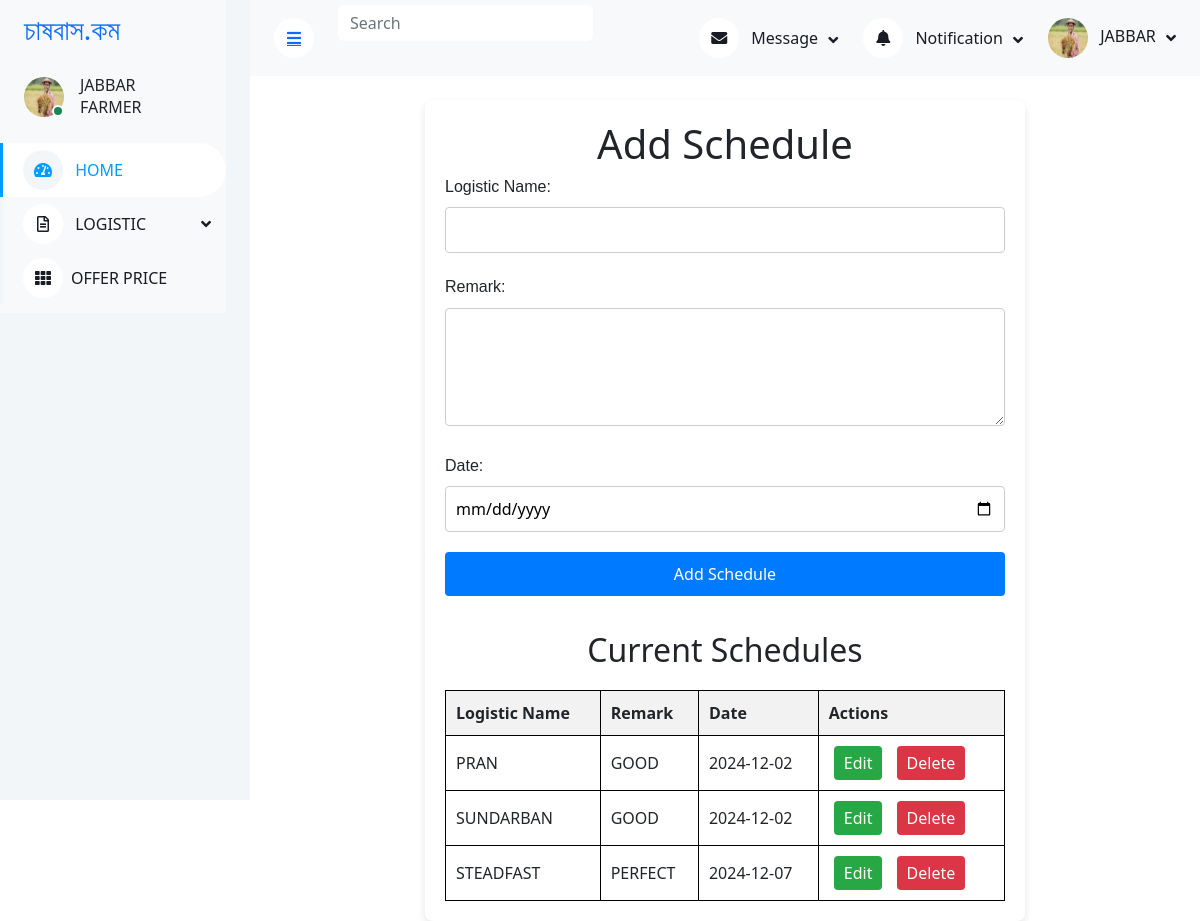
The app's page /pages/DeliverySchedule.php with its own data.
### tables this page shows
CREATE TABLE `deliveryschedule` (
  `id` int(11) NOT NULL,
  `logistic_name` varchar(255) NOT NULL,
  `remark` text DEFAULT NULL,
  `delivery_date` date DEFAULT NULL
);

### pages/DeliverySchedule.php (the view, shortened to what this page needs)
<!DOCTYPE html>
<html lang="en">
<head>
    <link href="https://cdnjs.cloudflare.com/ajax/libs/font-awesome/5.10.0/css/all.min.css" rel="stylesheet">
    <link href="https://cdn.jsdelivr.net/npm/bootstrap-icons@1.4.1/font/bootstrap-icons.css" rel="stylesheet">
    <link href="../lib/owlcarousel/assets/owl.carousel.min.css" rel="stylesheet">
    <link href="../lib/tempusdominus/css/tempusdominus-bootstrap-4.min.css" rel="stylesheet" />
    <link href="../css/bootstrap.min.css" rel="stylesheet">
    <link href="../css/FarmerDashboard.css" rel="stylesheet">
</head>
<body>
    <div class="container-xxl position-relative bg-white d-flex p-0">
         <div class="sidebar pe-4 pb-3">
            <nav class="navbar bg-light navbar-light">
                <a href="" class="navbar-brand mx-4 mb-3">
                    <h3 class="text-primary"></i>চাষবাস.কম</h3>
                </a>
                <div class="d-flex align-items-center ms-4 mb-4">
                    <div class="position-relative">
                        <img class="rounded-circle" src="../images/FarmerDashboard/f_user.jpg" alt="" style="width: 40px; height: 40px;">
                        <div class="bg-success rounded-circle border border-2 border-white position-absolute end-0 bottom-0 p-1"></div>
                    </div>
                    <div class="ms-3">
                        <h6 class="mb-0"> JABBAR </h6>
                        <span>FARMER</span>
                    </div>
                </div>
                <div class="navbar-nav w-100">
                    <a href="FarmerDashboard.php" class="nav-item nav-link active"><i class="fa fa-tachometer-alt me-2"></i> HOME </a>
                    <div class="nav-item dropdown">
                        <div class="nav-item dropdown">
                            <a href="#" class="nav-link dropdown-toggle" data-bs-toggle="dropdown"><i class="far fa-file-alt me-2"></i> LOGISTIC </a>
                    </div>
                    <a href="OfferPriceForm.php" class="nav-item nav-link"><i class="fa fa-th me-2"></i>OFFER PRICE</a>
                    </div>
                </div>
            </nav>
        </div>
        <div class="content">
            <nav class="navbar navbar-expand bg-light navbar-light sticky-top px-4 py-0">
                <a href="#" class="sidebar-toggler flex-shrink-0">
                    <i class="fa fa-bars"></i>
                </a>
                <form class="d-none d-md-flex ms-4">
                    <input class="form-control border-0" type="search" placeholder="Search">
                </form>
                <div class="navbar-nav align-items-center ms-auto">
                    <div class="nav-item dropdown">
                        <a href="#" class="nav-link dropdown-toggle" data-bs-toggle="dropdown">
                            <i class="fa fa-envelope me-lg-2"></i>
                            <span class="d-none d-lg-inline-flex">Message</span>
                        </a>
                    </div>
                    <div class="nav-item dropdown">
                        <a href="#" class="nav-link dropdown-toggle" data-bs-toggle="dropdown">
                            <i class="fa fa-bell me-lg-2"></i>
                            <span class="d-none d-lg-inline-flex">Notification</span>
                        </a>
                    </div>
                    <div class="nav-item dropdown">
                        <a href="#" class="nav-link dropdown-toggle" data-bs-toggle="dropdown">
                            <img class="rounded-circle me-lg-2" src="../images/FarmerDashboard/f_user.jpg"" alt="" style="width: 40px; height: 40px;">
                            <span class="d-none d-lg-inline-flex"> JABBAR </span>
                        </a>
                    </div>
                </div>
            </nav>
            <br>
            <?php
$conn = new mysqli('localhost', 'root', '', 'tutorial');
$result = $conn->query("SELECT * FROM deliveryschedule");
$editMode = false;
?>
</head>
<body>
    <div class="container">
        <h1><?= $editMode ? 'Edit Schedule' : 'Add Schedule' ?></h1>
        <form method="post">
            <label for="logistic_name">Logistic Name:</label>
            <input type="text" id="logistic_name" name="logistic_name" value="<?= $editMode ? htmlspecialchars($record['logistic_name']) : '' ?>" required>
            <label for="remark">Remark:</label>
            <textarea id="remark" name="remark" rows="4"><?= $editMode ? htmlspecialchars($record['remark']) : '' ?></textarea>
            <label for="delivery_date">Date:</label>
            <input type="date" id="delivery_date" name="delivery_date" value="<?= $editMode ? htmlspecialchars($record['delivery_date']) : '' ?>" required>
            <button type="submit" name="<?= $editMode ? 'update' : 'add' ?>">
                <?= $editMode ? 'Update Schedule' : 'Add Schedule' ?>
            </button>
        </form>
        <h2>Current Schedules</h2>
        <table>
            <thead>
                <tr>
                    <th>Logistic Name</th>
                    <th>Remark</th>
                    <th>Date</th>
                    <th>Actions</th>
                </tr>
            </thead>
            <tbody>
                <?php if ($result->num_rows > 0): ?>
                    <?php while($row = $result->fetch_assoc()): ?>
                        <tr>
                            <td><?= htmlspecialchars($row['logistic_name']) ?></td>
                            <td><?= htmlspecialchars($row['remark']) ?></td>
                            <td><?= htmlspecialchars($row['delivery_date']) ?></td>
                            <td class="actions">
                                <a href="?edit=<?= $row['id'] ?>"><button type="button" class="edit">Edit</button></a>
                                <a href="?delete=<?= $row['id'] ?>" onclick="return confirm('Are you sure you want to delete this record?')">
                                    <button type="button" class="delete">Delete</button>
                                </a>
                            </td>
                        </tr>
                    <?php endwhile; ?>
                <?php else: ?>
                    <tr>
                        <td colspan="4">No schedules found</td>
                    </tr>
                <?php endif; ?>
            </tbody>
        </table>
    </div>
</body>
</html>
</body>
</html>

### css/FarmerDashboard.css (style rules this page uses)
:root { --primary: #009CFF; --light: #F3F6F9; --dark: #191C24; }
.sidebar { position: fixed; top: 0; left: 0; bottom: 0; width: 250px; height: 100vh; overflow-y: auto; background: var(--light); transition: 0.5s; z-index: 999; }
.content { margin-left: 250px; min-height: 100vh; background: #FFFFFF; transition: 0.5s; }
@media (min-width: 992px) { .sidebar { margin-left: 0; } }
@media (min-width: 992px) { .content { width: calc(100% - 250px); } }
.sidebar .navbar .navbar-nav .nav-link { padding: 7px 20px; color: var(--dark); font-weight: 500; border-left: 3px solid var(--light); border-radius: 0 30px 30px 0; outline: none; }
.sidebar .navbar .navbar-nav .nav-link:hover, .sidebar .navbar .navbar-nav .nav-link.active { color: var(--primary); background: #FFFFFF; border-color: var(--primary); }
.sidebar .navbar .navbar-nav .nav-link i { width: 40px; height: 40px; display: inline-flex; align-items: center; justify-content: center; background: #FFFFFF; border-radius: 40px; }
.sidebar .navbar .navbar-nav .nav-link:hover i, .sidebar .navbar .navbar-nav .nav-link.active i { background: var(--light); }
.sidebar .navbar .dropdown-toggle::after { position: absolute; top: 15px; right: 15px; border: none; content: "\f107"; font-family: "Font Awesome 5 Free"; font-weight: 900; transition: .5s; }
.content .navbar .navbar-nav .nav-link { margin-left: 25px; padding: 12px 0; color: var(--dark); outline: none; }
.content .navbar .sidebar-toggler, .content .navbar .navbar-nav .nav-link i { width: 40px; height: 40px; display: inline-flex; align-items: center; justify-content: center; background: #FFFFFF; border-radius: 40px; }
.content .navbar .dropdown-toggle::after { margin-left: 6px; vertical-align: middle; border: none; content: "\f107"; font-family: "Font Awesome 5 Free"; font-weight: 900; transition: .5s; }
label { display: block; font: 1rem 'Fira Sans', sans-serif; }
input, label { margin: 0.4rem 0; }

### pages/DeliverySchedule.php (style rules this page uses)
body { margin: 0; padding: 0; display: flex; justify-content: center; align-items: center; min-height: 100vh; background-color: #f9f9f9; }
.container { width: 80%; max-width: 600px; background: white; padding: 20px; border-radius: 8px; box-shadow: 0 4px 8px rgba(0, 0, 0, 0.1); text-align: center; }
form { margin-bottom: 20px; text-align: left; }
label { display: block; margin-top: 10px; }
input, textarea, button { width: 100%; padding: 10px; margin-top: 5px; margin-bottom: 15px; border: 1px solid #ccc; border-radius: 4px; }
button { background-color: #007bff; color: white; cursor: pointer; border: none; }
table { width: 100%; border-collapse: collapse; margin-top: 20px; }
table, th, td { border: 1px solid black; }
th, td { padding: 10px; text-align: left; }
th { background-color: #f2f2f2; }
.actions button { width: auto; padding: 5px 10px; margin: 0 5px; }
.actions .edit { background-color: #28a745; }
.actions .delete { background-color: #dc3545; }

### records on screen
deliveryschedule: logistic_name "PRAN", remark "GOOD", delivery_date "2024-12-02"
deliveryschedule: logistic_name "SUNDARBAN", remark "GOOD", delivery_date "2024-12-02"
deliveryschedule: logistic_name "STEADFAST", remark "PERFECT", delivery_date "2024-12-07"
